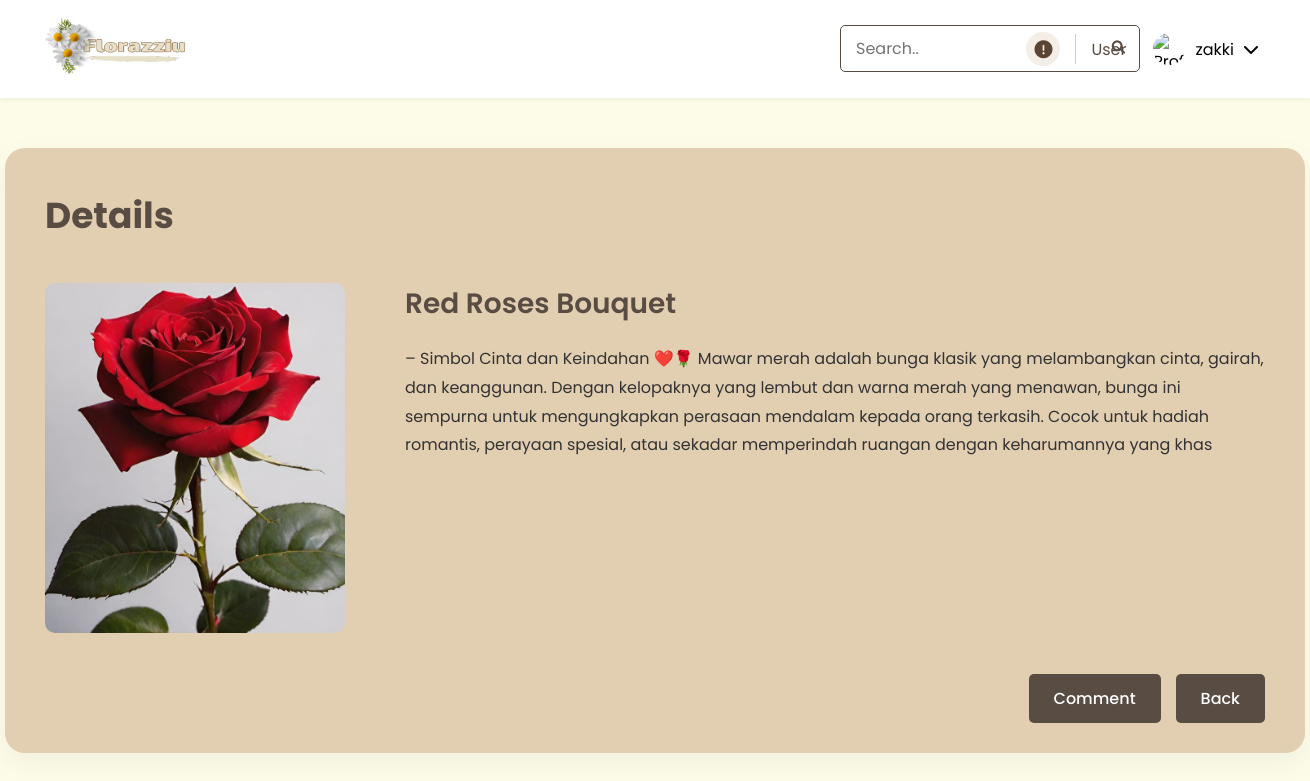
Screenshot of /flower_shop/products/product-detail.php?id=1 (signed in) with the database file from the repository.
### tables this page shows
CREATE TABLE `products` (
  `id` int(11) NOT NULL,
  `name` varchar(255) NOT NULL,
  `color` varchar(50) NOT NULL,
  `price` decimal(10,2) NOT NULL,
  `description` text DEFAULT NULL,
  `image` varchar(255) NOT NULL,
  `created_at` timestamp NOT NULL DEFAULT current_timestamp(),
  `updated_at` timestamp NOT NULL DEFAULT current_timestamp() ON UPDATE current_timestamp()
);

### flower_shop/includes/functions.php (called while the page is built, shortened)
<?php
function getColorCode($colorName) {
    $colors = [
        'Biru' => '#0000FF',
        'Ungu' => '#800080',
        'Pink' => '#FFC0CB',
        'Kuning' => '#FFFF00',
        'Hijau' => '#008000',
        'Putih' => '#FFFFFF',
        'Merah' => '#FF0000',
        'Hitam' => '#000000'
    ];
    return $colors[$colorName] ?? '#584C43';
}
?>

### flower_shop/products/product-detail.php (the view, shortened to what this page needs)
<?php
include '../includes/header.php';
require '../config/database.php';
$product_id = $_GET['id'] ?? 0;
$stmt = $pdo->prepare("SELECT * FROM products WHERE id = ?");
$stmt->execute([$product_id]);
$product = $stmt->fetch(PDO::FETCH_ASSOC);
function formatProductDescription($description) {
    $paragraphs = explode("\n", $description);
    $formatted = '';
    foreach ($paragraphs as $para) {
        if (strpos($para, 'Keunggulan:') !== false) {
            $formatted .= '<p><strong>'.$para.'</strong></p>';
        } else {
            $formatted .= '<p>'.$para.'</p>';
        }
    }
    return $formatted;
}
?>
<main>
    <div class="container">
        <div class="product-detail-card-page">
            <h1 class="detail-title">Details</h1>
            <div class="product-detail-content">
                <div class="product-image-container">
                    <img src="../assets/images/products/<?php echo htmlspecialchars($product['image']); ?>" alt="<?php echo htmlspecialchars($product['name']); ?>">
                </div>
                <div class="product-info">
                    <h2 class="product-name" style="color: <?php echo getColorCode($product['color']); ?>">
                        <?php echo htmlspecialchars($product['name']); ?>
                    </h2>
                    <div class="product-description">
                        <?php echo formatProductDescription(htmlspecialchars($product['description'])); ?>
                    </div>
                    <div class="product-actions-container">
                    <div class="product-actions-page">
                        <a href="comments.php?id=<?php echo $product['id']; ?>" class="comment-btn">Comment</a>
                        <a href="../index.php" class="back-btn">Back</a>
                    </div>
                    </div>
                </div>
            </div>
        </div>
    </div>
</main>

### flower_shop/assets/css/style.css (style rules this page uses)
* { margin: 0; padding: 0; box-sizing: border-box; font-family: 'Poppins', sans-serif; }
body { background-color: #FDFCE8; }
.product-detail-card-page { background-color: #E2CEB1; width: 1300px; margin: 50px auto; padding: 40px; border-radius: 20px; box-shadow: 0 10px 30px rgba(0, 0, 0, 0.05); position: relative; min-height: 600px; padding-bottom: 100px; }
.detail-title { color: #584C43; font-size: 36px; font-weight: 700; margin-bottom: 40px; text-align: left; }
.product-detail-content { display: flex; gap: 60px; margin-bottom: 20px; }
.product-image-container { width: 300px; height: 350px; border-radius: 10px; overflow: hidden; }
.product-image-container img { width: 100%; height: 100%; object-fit: cover; }
.product-info { flex: 1; }
.product-name { font-size: 28px; font-weight: 600; margin-bottom: 20px; }
.product-description { color: #333; font-size: 16px; line-height: 1.8; margin-bottom: 30px; }
.product-description p { margin-bottom: 15px; }
.product-actions-container { display: flex; justify-content: flex-end; position: absolute; bottom: 30px; right: 40px; width: calc(100% - 80px); }
.product-actions-page { display: flex; gap: 15px; }
.comment-btn { background-color: #584C43; color: white; padding: 12px 25px; border: none; border-radius: 5px; font-size: 16px; font-weight: 500; cursor: pointer; transition: all 0.3s; text-decoration: none; display: inline-block; }
.back-btn, .cancel-btn { background-color: #584C43; color: white; padding: 12px 25px; border: none; border-radius: 5px; font-size: 16px; font-weight: 500; cursor: pointer; transition: all 0.3s; text-decoration: none; display: inline-block; }

### rows the page displays
products: image (picture), name "Red Roses Bouquet", description "– Simbol Cinta dan Keindahan ❤️🌹 Mawar merah adalah bunga klasik yang melambangkan cinta, gairah, dan keanggunan. Dengan kelopaknya yang lembut dan warna merah yang menawan, bunga ini sempurna untuk mengungkapkan perasaan mendalam kepada orang terkasih. Cocok untuk hadiah romantis, perayaan spesial, atau sekadar memperindah ruangan dengan keharumannya yang khas"

### other values shown
$_SESSION['username'] "zakki"
